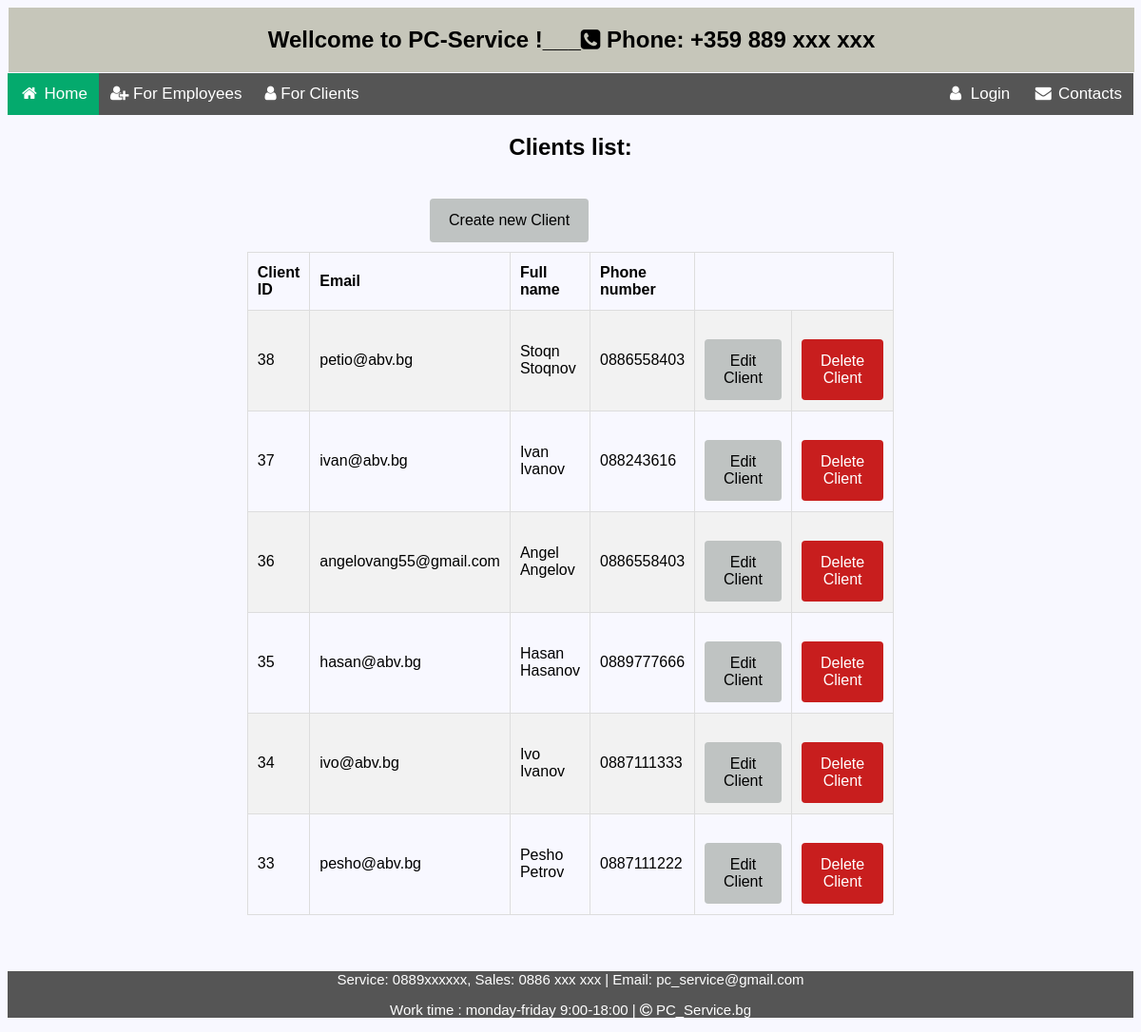
Page /clients/client-list/ on the committed database.
### sm_system/clients/models.py (models this page shows)
class Client(models.Model):
    FIRST_NAME_MIN_LEN = 2
    FIRST_NAME_MAX_LEN = 30
    LAST_NAME_MIN_LEN = 2
    LAST_NAME_MAX_LEN = 30
    PHONE_MAX_LENGTH = 12
    PHONE_MIN_LENGTH = 9
    email = models.EmailField(
        unique=True,
        validators={validators.EmailValidator},
        blank=True,
        null=True
    )
    first_name = models.CharField(
        max_length=FIRST_NAME_MAX_LEN,
        validators=(
            validators.MinLengthValidator(FIRST_NAME_MIN_LEN),
            is_letter_validator,
            first_char_capital_validator,
        ),
        blank=False,
        null=False,
    )
    last_name = models.CharField(
        max_length=LAST_NAME_MAX_LEN,
        validators=(
            validators.MinLengthValidator(LAST_NAME_MIN_LEN),
            is_letter_validator,
            first_char_capital_validator,
        ),
        blank=False,
        null=False,
    )
    phone_number = models.CharField(
        max_length=PHONE_MAX_LENGTH,
        validators=(
            validators.MinLengthValidator(PHONE_MIN_LENGTH),
            phone_validator,
        ),
        blank=False,
        null=False,
    )
    def __str__(self):
        return f'{self.first_name} {self.last_name}'
    class Meta:
        ordering = ('-pk',)

### sm_system/clients/views.py (the view)
# urls.py: path('client-list/', ClientListView.as_view(), name='clients_list'),
class ClientListView(ListView):
    model = Client
    template_name = 'clients/clients_list.html'
    def get_queryset(self):
        return super().get_queryset()

### templates/clients/clients_list.html
{% extends 'home_page.html' %}
{% load static %}
{% block content %}
<div class="info div">
    <h2 class="headers"> Clients list:</h2>
    <div class="center">
        <a href="{% url 'create_client'%}" class="button ">Create new Client</a>
    </div>
    <table class="table">
        <tr >
            <th>Client ID</th>
            <th>Email</th>
            <th>Full name</th>
            <th>Phone number</th>
        </tr>
        {% for client in object_list %}
        <tr>
            <td>{{ client.id }}</td>
            <td >{{ client.email }}</td>
            <td>{{   client }}</td>
            <td>{{ client.phone_number }}</td>
            <td><a class="edit-button" href="{% url 'edit_client' pk=client.pk %}" >Edit Client</a></td>
            <td><a class="edit-button" style="background-color: #c81e1e; color:white" href="{% url 'delete_client' pk=client.pk %}" >Delete Client</a></td>
        </tr>
        {% empty %}
            <h2 class="center" >No records for Clients!</h2>
        {% endfor %}
    </table>
</div>
{% endblock %}

### static/css/main.css (style rules this page uses)
body { font-family: Arial, Helvetica, sans-serif;background-color: ghostwhite }

### static/css/forms.css (style rules this page uses)
.headers { text-align: center; }
.center { display: block; margin-left: auto; margin-right: auto; width: 25%; }
.info div { display: block; margin-left: auto; margin-right: auto; width: 25%; }
.info input[type=submit], .info a { background-color: #04AA6D; color: white; padding: 14px 20px; margin-top: 20px; margin-left: auto; margin-right: auto; border: none; border-radius: 4px; cursor: pointer; }
.info a { text-decoration: none; background-color: #bfc3c2; color: black; text-align: center; }
.table { border-collapse: collapse; border-spacing: 0; width: 50%; border: 1px solid #ddd; margin: auto; }
.table th, td { border: 1px solid #dddddd; text-align: left; padding: 10px; height: 40px; }
.table tr:nth-child(even) { background-color: #f2f2f2; }
.button { background-color: #bfc3c2; border: none; color: black; padding: 10px 10px; text-align: center; text-decoration: none; display: inline-block ; margin: 10px 30%; cursor: pointer; border-radius: 10px; }
.edit-button { background-color: #bfc3c2; border: none; color: black; padding: 1px 1px; text-decoration: none; display: inline-block ; margin: 1px 1px; cursor: pointer; border-radius: 2px; }

### rows in the picture
Client: id "38", email "petio@abv.bg", first_name+last_name "Stoqn Stoqnov", phone_number "0886558403"
Client: id "37", email "ivan@abv.bg", first_name+last_name "Ivan Ivanov", phone_number "088243616"
Client: id "36", email "angelovang55@gmail.com", first_name+last_name "Angel Angelov", phone_number "0886558403"
Client: id "35", email "hasan@abv.bg", first_name+last_name "Hasan Hasanov", phone_number "0889777666"
Client: id "34", email "ivo@abv.bg", first_name+last_name "Ivo Ivanov", phone_number "0887111333"
Client: id "33", email "pesho@abv.bg", first_name+last_name "Pesho Petrov", phone_number "0887111222"
